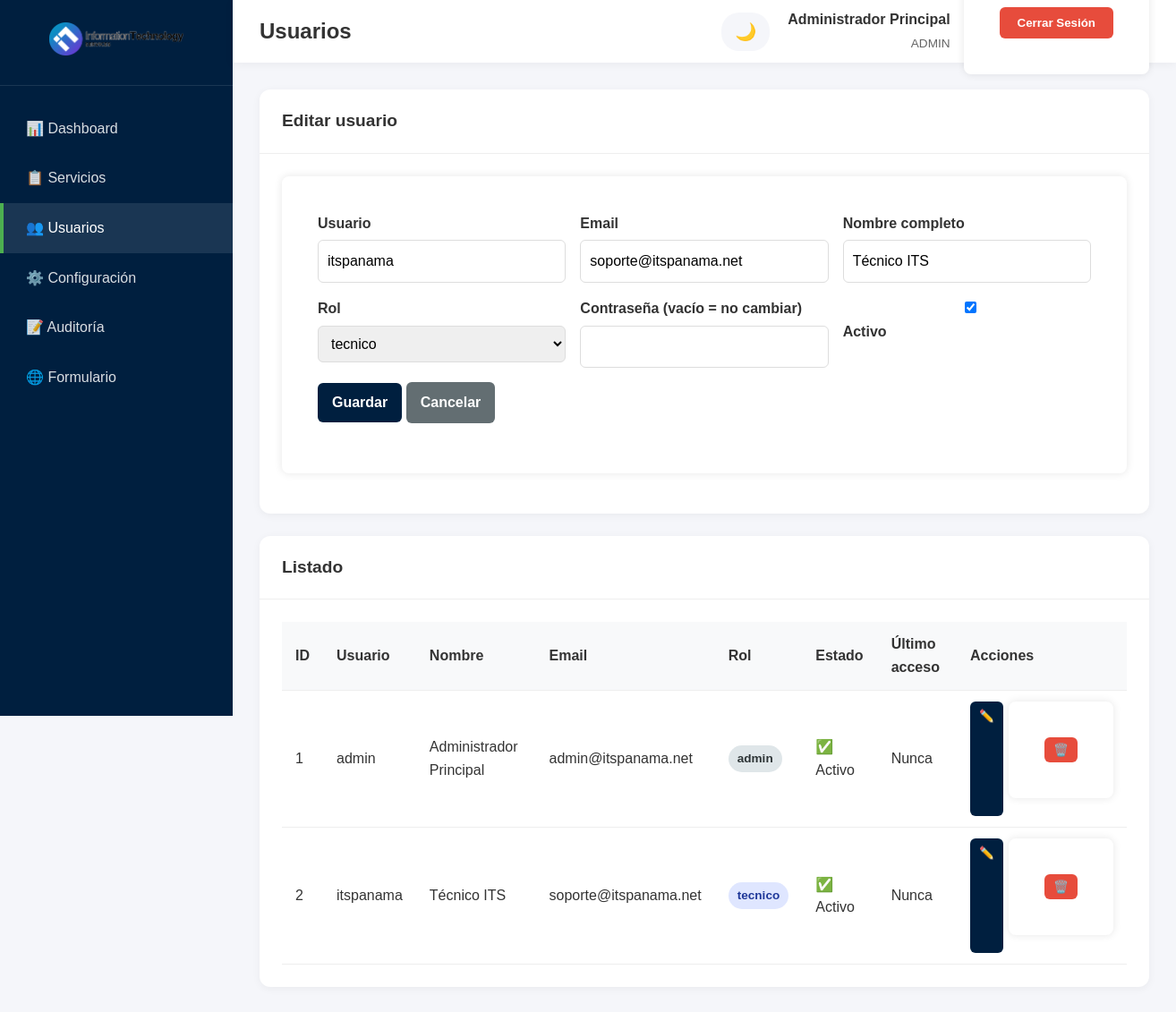
The page /admin/usuarios.php?edit=2 (signed in) on the database its author committed.
### tables this page shows
CREATE TABLE IF NOT EXISTS usuarios (
    id INT AUTO_INCREMENT PRIMARY KEY,
    username VARCHAR(50) NOT NULL UNIQUE,
    password_hash VARCHAR(255) NOT NULL,
    email VARCHAR(255) NOT NULL,
    nombre_completo VARCHAR(255) NOT NULL,
    rol ENUM('admin', 'tecnico', 'usuario') DEFAULT 'tecnico',
    activo TINYINT(1) DEFAULT 1,
    ultimo_acceso DATETIME DEFAULT NULL,
    intentos_fallidos INT DEFAULT 0,
    bloqueado_hasta DATETIME DEFAULT NULL,
    fecha_creacion TIMESTAMP DEFAULT CURRENT_TIMESTAMP,
    fecha_actualizacion TIMESTAMP DEFAULT CURRENT_TIMESTAMP ON UPDATE CURRENT_TIMESTAMP,
    INDEX idx_username (username),
    INDEX idx_email (email),
    INDEX idx_activo (activo)
);

### config/security.php (called while the page is built, shortened)
<?php
function itform_e(?string $value): string
{
    return htmlspecialchars((string) $value, ENT_QUOTES | ENT_SUBSTITUTE, 'UTF-8');
}

### admin/usuarios.php (the view, shortened to what this page needs)
<?php
$db = getDB();
$usuarios = $db->query(
    'SELECT id, username, email, nombre_completo, rol, activo, ultimo_acceso, fecha_creacion
     FROM usuarios ORDER BY id'
)->fetchAll();
$editId = isset($_GET['edit']) ? (int) $_GET['edit'] : 0;
$editUser = null;
if ($editId) {
    foreach ($usuarios as $u) {
        if ((int) $u['id'] === $editId) {
            $editUser = $u;
            break;
        }
    }
}
require __DIR__ . '/layout_header.php';
?>
<div class="card">
    <div class="card-header">
        <h2><?php echo $editUser ? 'Editar usuario' : 'Nuevo usuario'; ?></h2>
    </div>
    <div class="card-body">
        <form method="post">
            <div class="form-grid">
                <div class="form-group">
                    <label>Usuario</label>
                    <input name="username" required value="<?php echo itform_e($editUser['username'] ?? ''); ?>">
                </div>
                <div class="form-group">
                    <label>Email</label>
                    <input type="email" name="email" required value="<?php echo itform_e($editUser['email'] ?? ''); ?>">
                </div>
                <div class="form-group">
                    <label>Nombre completo</label>
                    <input name="nombre_completo" required value="<?php echo itform_e($editUser['nombre_completo'] ?? ''); ?>">
                </div>
                <div class="form-group">
                    <label>Rol</label>
                    <select name="rol">
                        <?php foreach (['admin','tecnico','usuario'] as $r): ?>
                        <option value="<?php echo $r; ?>" <?php echo (($editUser['rol'] ?? '') === $r) ? 'selected' : ''; ?>><?php echo $r; ?></option>
                        <?php endforeach; ?>
                    </select>
                </div>
                <div class="form-group">
                    <label>Contraseña <?php echo $editUser ? '(vacío = no cambiar)' : ''; ?></label>
                    <input type="password" name="password" <?php echo $editUser ? '' : 'required minlength="8"'; ?> autocomplete="new-password">
                </div>
                <div class="form-group">
                    <label><input type="checkbox" name="activo" <?php echo !isset($editUser['activo']) || (int)$editUser['activo'] === 1 ? 'checked' : ''; ?>> Activo</label>
                </div>
            </div>
            <p style="margin-top:16px;">
                <button class="btn btn-primary" type="submit">Guardar</button>
                <?php if ($editUser): ?><a class="btn btn-secondary" href="usuarios.php">Cancelar</a><?php endif; ?>
            </p>
        </form>
    </div>
</div>
<div class="card">
    <div class="card-header"><h2>Listado</h2></div>
    <div class="card-body">
        <table>
            <thead>
                <tr>
                    <th>ID</th><th>Usuario</th><th>Nombre</th><th>Email</th><th>Rol</th><th>Estado</th><th>Último acceso</th><th>Acciones</th>
                </tr>
            </thead>
            <tbody>
            <?php foreach ($usuarios as $u): ?>
                <tr>
                    <td><?php echo (int) $u['id']; ?></td>
                    <td><?php echo itform_e($u['username']); ?></td>
                    <td><?php echo itform_e($u['nombre_completo']); ?></td>
                    <td><?php echo itform_e($u['email']); ?></td>
                    <td><span class="badge badge-<?php echo itform_e($u['rol']); ?>"><?php echo itform_e($u['rol']); ?></span></td>
                    <td><?php echo (int) $u['activo'] ? '✅ Activo' : '❌ Inactivo'; ?></td>
                    <td><?php echo itform_e($u['ultimo_acceso'] ?? 'Nunca'); ?></td>
                    <td style="display:flex;gap:6px;">
                        <a class="btn-sm btn-primary" href="usuarios.php?edit=<?php echo (int) $u['id']; ?>">✏️</a>
                        <form method="post" onsubmit="return confirm('¿Desactivar usuario?');">
                            <button class="btn-sm btn-danger" type="submit">🗑️</button>
                        </form>
                    </td>
                </tr>
            <?php endforeach; ?>
            </tbody>
        </table>
    </div>
</div>
<?php require __DIR__ . '/layout_footer.php'; ?>

### styles.css (style rules this page uses)
:root { --color-primary: #001F3F; --color-secondary: #4CAF50; --color-secondary-hover: #45a049; --color-background: #c9f0ff; --color-white: #ffffff; --color-gray: #808080; --color-error: #ffdddd; --color-error-text: #8b0000; --color-success: #ddffdd; --color-success-text: #006400; --color-border: #ccc; --shadow: 0 0 10px rgba(0, 0, 0, 0.1); --border-radius: 8px; --transition: all 0.3s ease; }
* { box-sizing: border-box; }
body { font-family: 'Arial', sans-serif; background-color: var(--color-background); margin: 0; padding: 0; line-height: 1.6; color: #333; }
form { background-color: var(--color-white); box-shadow: var(--shadow); border-radius: var(--border-radius); padding: 40px; margin-bottom: 20px; }
label { display: block; margin-bottom: 5px; font-weight: bold; color: #333; }
.btn { padding: 12px 24px; border: none; border-radius: 4px; font-size: 1rem; cursor: pointer; transition: var(--transition); font-weight: bold; display: inline-flex; align-items: center; gap: 8px; }
.btn-secondary { background-color: #6c757d; color: var(--color-white); }
.btn { display: inline-flex; align-items: center; justify-content: center; gap: 6px; min-height: 44px; padding: 12px 18px; border: none; border-radius: 8px; font-size: 1rem; font-weight: 600; cursor: pointer; transition: var(--transition); touch-action: manipulation; }

### admin/admin.css (style rules this page uses)
:root { --sidebar-width: 260px; --header-height: 70px; }
* { box-sizing: border-box; }
body { font-family: Arial, sans-serif; background: #f5f6fa; margin: 0; display: flex; min-height: 100vh; }
.card { background: #fff; border-radius: 12px; box-shadow: 0 2px 10px rgba(0,0,0,.05); margin-bottom: 25px; }
.card-header { padding: 20px 25px; border-bottom: 1px solid #eee; display: flex; justify-content: space-between; align-items: center; gap: 12px; flex-wrap: wrap; }
.card-header h2 { margin: 0; font-size: 1.2rem; color: #333; }
.card-body { padding: 25px; overflow-x: auto; }
table { width: 100%; border-collapse: collapse; }
table th, table td { padding: 12px 15px; text-align: left; border-bottom: 1px solid #eee; }
table th { background: #f8f9fa; font-weight: 600; }
.badge { display: inline-block; padding: 4px 10px; border-radius: 20px; font-size: .85rem; font-weight: 600; }
.badge-admin { background: #dfe6e9; color: #2d3436; }
.badge-tecnico { background: #dfe6ff; color: #1e3799; }
.btn, .btn-sm { display: inline-block; border: none; border-radius: 6px; cursor: pointer; font-weight: 600; text-decoration: none; color: #fff; padding: 10px 16px; }
.btn-primary { background: var(--color-primary, #001F3F); }
.btn-secondary { background: #636e72; }
.btn-danger { background: #e74c3c; }
.btn-sm { padding: 6px 10px; font-size: .85rem; }
.form-grid { display: grid; grid-template-columns: repeat(auto-fit, minmax(220px, 1fr)); gap: 16px; }
.form-group label { display: block; font-weight: 600; margin-bottom: 6px; }
.form-group input, .form-group select, .form-group textarea { width: 100%; padding: 10px; border: 1px solid #ddd; border-radius: 6px; font: inherit; }

### rows shown on the page
usuarios: username "itspanama", email "soporte@itspanama.net", nombre_completo "Técnico ITS", rol "tecnico", activo "☑", id "2", shows "✅ Activo", ultimo_acceso "Nunca"
usuarios: id "1", username "admin", nombre_completo "Administrador Principal", email "admin@itspanama.net", rol "admin", activo "✅ Activo", ultimo_acceso "Nunca"

### other values the page prints
itform_e($pageTitle) "Usuarios"
$nombre "Administrador Principal"
$rol "ADMIN"
